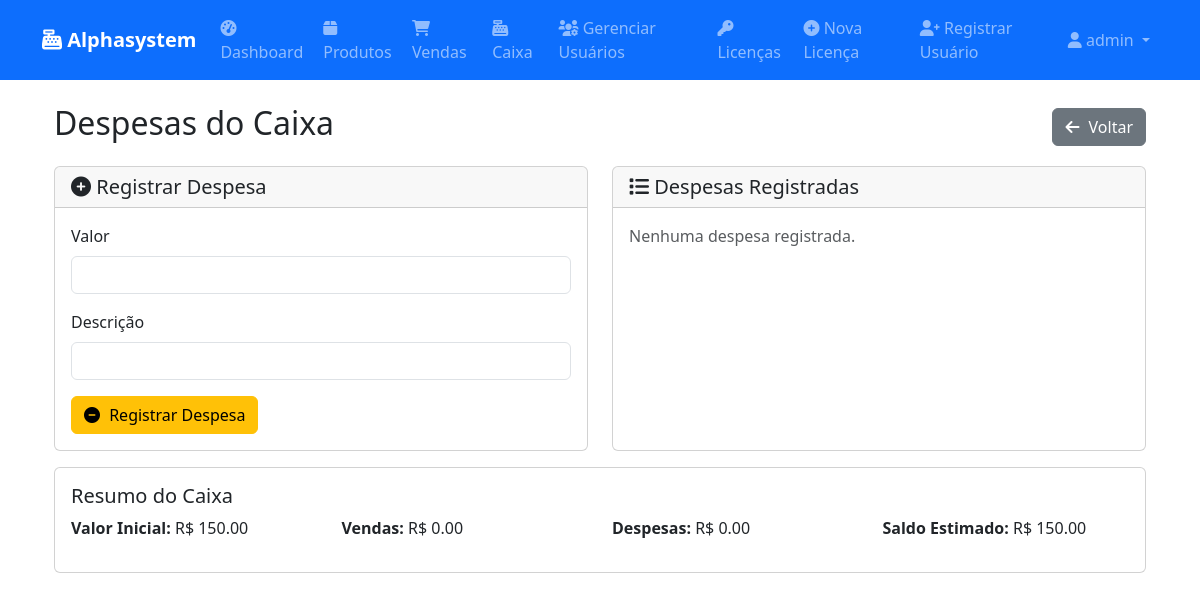
Screenshot of /cashier/expenses (signed in) with the database file from the repository.
### app/models/__init__.py (models this page shows, shortened)
class User(UserMixin, db.Model):
    id = db.Column(db.Integer, primary_key=True)
    username = db.Column(db.String(150), unique=True, nullable=False)
    email = db.Column(db.String(150), unique=True, nullable=False)
    password = db.Column(db.String(150), nullable=False)
    is_admin = db.Column(db.Boolean, default=False)
    role = db.Column(db.String(50), default='user')  # 'admin', 'manager', 'user'
    license_key = db.Column(db.String(255), db.ForeignKey('license.license_key'), nullable=True)
    manager_id = db.Column(db.Integer, db.ForeignKey('user.id'), nullable=True)  # Para usuários gerenciados por um gerente
    created_at = db.Column(db.DateTime, default=datetime.utcnow)
    manager = db.relationship('User', remote_side=[id], backref='managed_users')

class Cashier(db.Model):
    id = db.Column(db.Integer, primary_key=True)
    opening_date = db.Column(db.DateTime, default=datetime.utcnow)
    closing_date = db.Column(db.DateTime, nullable=True)
    initial_amount = db.Column(db.Float, default=0.0)
    final_amount = db.Column(db.Float, nullable=True)
    total_sales = db.Column(db.Float, default=0.0)
    total_expenses = db.Column(db.Float, default=0.0)
    status = db.Column(db.String(20), default='open')  # 'open', 'closed'
    user_id = db.Column(db.Integer, db.ForeignKey('user.id'), nullable=False)
    user = db.relationship('User', backref='cashiers')

### app/routes/cashier.py (the view, shortened to what this page needs)
@bp.route('/cashier/expenses', methods=['GET', 'POST'])
@license_required
def expenses():
    active_cashier = Cashier.query.filter_by(user_id=current_user.id, status='open').first()
    if not active_cashier:
        flash('Você precisa abrir o caixa primeiro!', 'error')
        return redirect(url_for('cashier.dashboard'))
    expenses = CashierTransaction.query.filter_by(
        cashier_id=active_cashier.id,
        transaction_type='expense'
    ).order_by(CashierTransaction.transaction_date.desc()).all()
    return render_template('cashier/expenses.html',
                         active_cashier=active_cashier,
                         expenses=expenses)

### app/models/__init__.py (called while the page is built)
@login_manager.user_loader
def load_user(user_id):
    return User.query.get(int(user_id))

### app/templates/cashier/expenses.html
{% extends "base.html" %}
{% block content %}
<div class="container">
    <div class="d-flex justify-content-between align-items-center mb-3">
        <h2>Despesas do Caixa</h2>
        <a href="{{ url_for('cashier.dashboard') }}" class="btn btn-secondary">
            <i class="fas fa-arrow-left"></i> Voltar
        </a>
    </div>
    <div class="row">
        <div class="col-md-6">
            <div class="card">
                <div class="card-header">
                    <h5 class="mb-0"><i class="fas fa-plus-circle"></i> Registrar Despesa</h5>
                </div>
                <div class="card-body">
                    <form method="POST">
                        <div class="mb-3">
                            <label for="amount" class="form-label">Valor</label>
                            <input type="number" step="0.01" class="form-control" id="amount" name="amount" min="0.01" required>
                        </div>
                        <div class="mb-3">
                            <label for="description" class="form-label">Descrição</label>
                            <input type="text" class="form-control" id="description" name="description" maxlength="200" required>
                        </div>
                        <button type="submit" class="btn btn-warning">
                            <i class="fas fa-minus-circle"></i> Registrar Despesa
                        </button>
                    </form>
                </div>
            </div>
        </div>
        <div class="col-md-6">
            <div class="card">
                <div class="card-header">
                    <h5 class="mb-0"><i class="fas fa-list"></i> Despesas Registradas</h5>
                </div>
                <div class="card-body">
                    {% if expenses %}
                    <div class="table-responsive">
                        <table class="table table-sm">
                            <thead>
                                <tr>
                                    <th>Data</th>
                                    <th>Valor</th>
                                    <th>Descrição</th>
                                </tr>
                            </thead>
                            <tbody>
                                {% for expense in expenses %}
                                <tr>
                                    <td>{{ expense.transaction_date.strftime('%d/%m %H:%M') }}</td>
                                    <td class="text-danger">- R$ {{ "%.2f"|format(expense.amount) }}</td>
                                    <td>{{ expense.description }}</td>
                                </tr>
                                {% endfor %}
                                <tr class="table-warning">
                                    <td><strong>Total:</strong></td>
                                    <td><strong>- R$ {{ "%.2f"|format(active_cashier.total_expenses) }}</strong></td>
                                    <td></td>
                                </tr>
                            </tbody>
                        </table>
                    </div>
                    {% else %}
                    <p class="text-muted">Nenhuma despesa registrada.</p>
                    {% endif %}
                </div>
            </div>
        </div>
    </div>
    <div class="card mt-3">
        <div class="card-body">
            <h5 class="card-title">Resumo do Caixa</h5>
            <div class="row">
                <div class="col-md-3">
                    <p><strong>Valor Inicial:</strong> R$ {{ "%.2f"|format(active_cashier.initial_amount) }}</p>
                </div>
                <div class="col-md-3">
                    <p><strong>Vendas:</strong> R$ {{ "%.2f"|format(active_cashier.total_sales) }}</p>
                </div>
                <div class="col-md-3">
                    <p><strong>Despesas:</strong> R$ {{ "%.2f"|format(active_cashier.total_expenses) }}</p>
                </div>
                <div class="col-md-3">
                    <p><strong>Saldo Estimado:</strong> R$ {{ "%.2f"|format(active_cashier.initial_amount + active_cashier.total_sales - active_cashier.total_expenses) }}</p>
                </div>
            </div>
        </div>
    </div>
</div>
{% endblock %}

### app/templates/base.html (shortened to what this page needs)
<!DOCTYPE html>
<html lang="pt-BR">
<head>
    <link href="https://cdn.jsdelivr.net/npm/bootstrap@5.3.0/dist/css/bootstrap.min.css" rel="stylesheet">
    <link rel="stylesheet" href="https://cdnjs.cloudflare.com/ajax/libs/font-awesome/6.0.0/css/all.min.css">
    <link rel="stylesheet" href="{{ url_for('static', filename='css/style.css') }}">
</head>
<body>
    <nav class="navbar navbar-expand-lg navbar-dark bg-primary">
        <div class="container">
            <a class="navbar-brand" href="
                {% if current_user.role == 'user' and not current_user.is_admin %}
                    {{ url_for('products.list_products') }}
                {% else %}
                    {{ url_for('main.dashboard') }}
                {% endif %}">
                <i class="fas fa-cash-register"></i> Alphasystem
            </a>
            <div class="collapse navbar-collapse" id="navbarNav">
                <ul class="navbar-nav me-auto">
                    {% if current_user.is_authenticated %}
                        {% if current_user.role == 'manager' or current_user.is_admin %}
                        <li class="nav-item">
                            <a class="nav-link" href="{{ url_for('main.dashboard') }}">
                                <i class="fas fa-tachometer-alt"></i> Dashboard
                            </a>
                        </li>
                        {% endif %}
                        <li class="nav-item">
                            <a class="nav-link" href="{{ url_for('products.list_products') }}">
                                <i class="fas fa-box"></i> Produtos
                            </a>
                        </li>
                        <li class="nav-item">
                            <a class="nav-link" href="{{ url_for('sales.list_sales') }}">
                                <i class="fas fa-shopping-cart"></i> Vendas
                            </a>
                        </li>
                        <li class="nav-item">
                            <a class="nav-link" href="{{ url_for('cashier.dashboard') }}">
                                <i class="fas fa-cash-register"></i> Caixa
                            </a>
                        </li>
                        {% if current_user.role == 'manager' or current_user.is_admin %}
                            <li class="nav-item">
                                <a class="nav-link" href="{{ url_for('manager.index') }}">
                                    <i class="fas fa-users-cog"></i> Gerenciar Usuários
                                </a>
                            </li>
                        {% endif %}
                        {% if current_user.is_admin %}
                            <li class="nav-item">
                                <a class="nav-link" href="{{ url_for('licenses.list_licenses') }}">
                                    <i class="fas fa-key"></i> Licenças
                                </a>
                            </li>
                            <li class="nav-item">
                                <a class="nav-link" href="{{ url_for('licenses.create_license') }}">
                                    <i class="fas fa-plus-circle"></i> Nova Licença
                                </a>
                            </li>
                            <li class="nav-item">
                                <a class="nav-link" href="{{ url_for('registration.register_with_license') }}">
                                    <i class="fas fa-user-plus"></i> Registrar Usuário
                                </a>
                            </li>
                        {% endif %}
                    {% endif %}
                </ul>
                <ul class="navbar-nav">
                    <li class="nav-item dropdown">
                        <a class="nav-link dropdown-toggle" href="#" id="userDropdown" role="button" data-bs-toggle="dropdown">
                            <i class="fas fa-user"></i> {{ current_user.username if current_user.is_authenticated else 'Usuário' }}
                        </a>
                    </li>
                </ul>
            </div>
        </div>
    </nav>
    <div class="container mt-4">
        {% block content %}{% endblock %}
    </div>
</body>
</html>

### app/static/css/style.css (style rules this page uses)
body { font-family: 'Segoe UI', Tahoma, Geneva, Verdana, sans-serif; }
.navbar-brand { font-weight: bold; }
.card { transition: transform 0.2s; height: 100%; }
.btn i { margin-right: 5px; }

### rows the page displays
User: username "admin"
Cashier: initial_amount "150.00", total_sales "0.00", total_expenses "0.00", initial_amount+total_sales+total_expenses "150.00"
